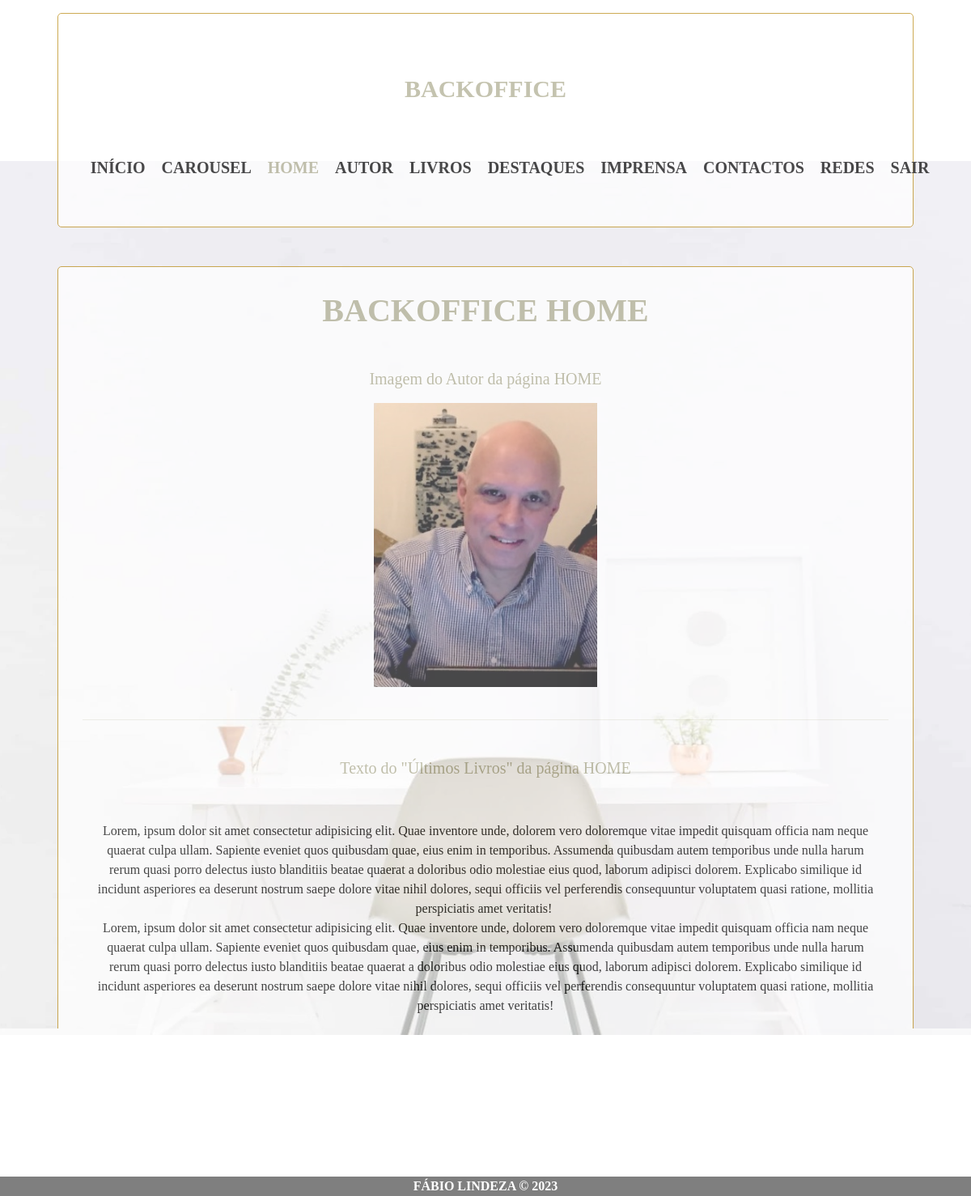
/backoffice/php/paginas/home.php (signed in), run on the app's committed database.
### tables this page shows
CREATE TABLE `home` (
  `id` int(11) NOT NULL,
  `imagem_autor` varchar(5000) NOT NULL,
  `ultimos_livros` longtext NOT NULL,
  `destaque_1` varchar(11) NOT NULL,
  `destaque_2` varchar(11) NOT NULL,
  `destaque_3` varchar(11) NOT NULL
);

### backoffice/php/funcoes/base_dados.php (called while the page is built, shortened)
<?php
$base_dados = [
    "host" => "localhost",
    "usuario" => "root",
    "senha" => "",
    "nome" => "sebastiao"
];
function selectSQLUnico($sql){
    global $base_dados;
    $conexao = mysqli_connect($base_dados["host"], $base_dados["usuario"], $base_dados["senha"], $base_dados["nome"]);
    $consulta = mysqli_query($conexao, $sql);
    $resultado = mysqli_fetch_assoc($consulta);
    return $resultado;
}
?>

### backoffice/php/paginas/home.php (the view, shortened to what this page needs)
<?php
$form = isset($_GET["imagem_autor"]) && isset($_GET["ultimos_livros"]);
$home = selectSQLUnico("SELECT * FROM home");
?>
<!DOCTYPE html>
<html lang="pt">
    <head>
        <link href="https://cdn.jsdelivr.net/npm/bootstrap@5.3.0-alpha3/dist/css/bootstrap.min.css" rel="stylesheet">
        <link rel="stylesheet" href="../../css/estilo.css">
    </head>
    <body class="container-fluid">
        <header>
            <div class="row caixas mt-3">
                <div class="col-12 text-center titulo p-3 mt-4 mb-3">BACKOFFICE</div>
                <nav class="col-12 navbar navbar-expand-lg">
                        <div class="collapse navbar-collapse justify-content-center">
                            <ul class="navbar-nav">
                            <li class="nav-item">
                                <a class="nav-link menu" aria-current="page" href="inicio.php">INÍCIO</a>
                            </li>
                            <li class="nav-item">
                                <a class="nav-link menu" aria-current="page" href="carousel.php">CAROUSEL</a>
                            </li>
                            <li class="nav-item">
                                <a class="nav-link menu active" aria-current="page" href="home.php">HOME</a>
                            </li>
                            <li class="nav-item">
                                <a class="nav-link menu" aria-current="page" href="autor.php">AUTOR</a>
                            </li>
                            <li class="nav-item">
                                <a class="nav-link menu" aria-current="page" href="livros.php">LIVROS</a>
                            </li>
                            <li class="nav-item">
                                <a class="nav-link menu" aria-current="page" href="destaques.php">DESTAQUES</a>
                            </li>
                            <li class="nav-item">
                                <a class="nav-link menu" aria-current="page" href="imprensa.php">IMPRENSA</a>
                            </li>
                            <li class="nav-item">
                                <a class="nav-link menu" aria-current="page" href="contactos.php">CONTACTOS</a>
                            </li>
                            <li class="nav-item">
                                <a class="nav-link menu" aria-current="page" href="redes.php">REDES</a>
                            </li>
                            <li class="nav-item">
                                <a class="nav-link menu" aria-current="page" href="logoff.php">SAIR</a>
                            </li>
                            </ul>
                        </div>
                </nav>
            </div>
        </header>
        <br><br>
        <main>
            <?php if ($form):?>
                <div class="row caixas">
                    <div class="col-12 titulo_2 p-4">
                        EDITADO COM SUCESSO!
                        <br><br>
                        <a href="home.php">
                            <button>VOLTAR</button>
                        </a>
                    </div>
                </div>
                <br><br>
            <?php else: ?>
                <div class="row caixas d-flex justify-content-center">
                    <h3 class="h3_dif_cor"><b>BACKOFFICE HOME</b></h3>
                    <br><br><br><br>
                    <h5>Imagem do Autor da página HOME</h5>
                    <br>
                    <img src="<?= $home["imagem_autor"]; ?>" id="imagem_home">
                    <br><br>
                    <hr>
                    <br><br>
                    <h5>Texto do "Últimos Livros" da página HOME</h5>
                    <br>
                    <p><?= $home["ultimos_livros"]; ?></p>
                    <br><br>
                    <hr>
                    <br>
                    <form action="home_saida.php">
                        <button>EDITAR</button>
                    </form>
                </div>
            <?php endif; ?>
            <br><br>
        </main>
        <footer class="text-center">
            FÁBIO LINDEZA © 2023
        </footer>
    </body>
</html>

### backoffice/css/estilo.css (style rules this page uses)
body { background-image: url(../imagens/imagem_background.webp); background-position: center; background-repeat: no-repeat; background-size: 1920px 1080px; background-attachment: fixed; margin: auto; text-align: center; font-family: didot, serif; }
.caixas { border: 0.01px solid #B8860B; border-radius: 5px; background-color: white; opacity: 70%; width: 90%; margin: auto; color: rgb(172, 170, 141); padding: 30px; }
#imagem_home { width: 300px; padding-bottom: 40px; padding-top: 10px; }
p { color: black; padding: 10px; }
.caixas > h3 { margin-bottom: 15px; font-size: 40px; color: white; }
.h3_dif_cor { color: rgb(172, 170, 141) !important; }
a { text-decoration: none; color: white; }
button, input[type="submit"] { background-color: rgb(172, 170, 141); color: white; font-size: 20px; margin-top: 10px; }
.titulo { font-size: 30px; font-weight: bold; }
.menu { color: black; font-weight: bold; font-size: 20px; margin: 20px 10px; padding: 0px !important; width: fit-content !important; }
.active { color: rgb(172, 170, 141)!important; }
form { color: black; font-size: 16px; }
footer { position: fixed; left: 0; bottom: 0; width: 100%; background-color: rgba(0, 0, 0, 0.5) !important; font-weight: bold; color: white; }

### data on the page
home: imagem_autor (picture), ultimos_livros "Lorem, ipsum dolor sit amet consectetur adipisicing elit. Quae inventore unde, dolorem vero doloremque vitae impedit quisquam officia nam neque quaerat culpa ullam. Sapiente eveniet quos quibusdam quae, eius enim in temporibus. Assumenda quibusdam autem temporibus unde nulla harum rerum quasi porro delectus iusto blanditiis beatae quaerat a doloribus odio molestiae eius quod, laborum adipisci dolorem. Explicabo similique id incidunt asperiores ea deserunt nostrum saepe dolore vitae nihil dolores, sequi officiis vel perferendis consequuntur voluptatem quasi ratione, mollitia perspiciatis amet veritatis! Lorem, ipsum dolor sit amet consectetur adipisicing elit. Quae inventore unde, dolorem…"
